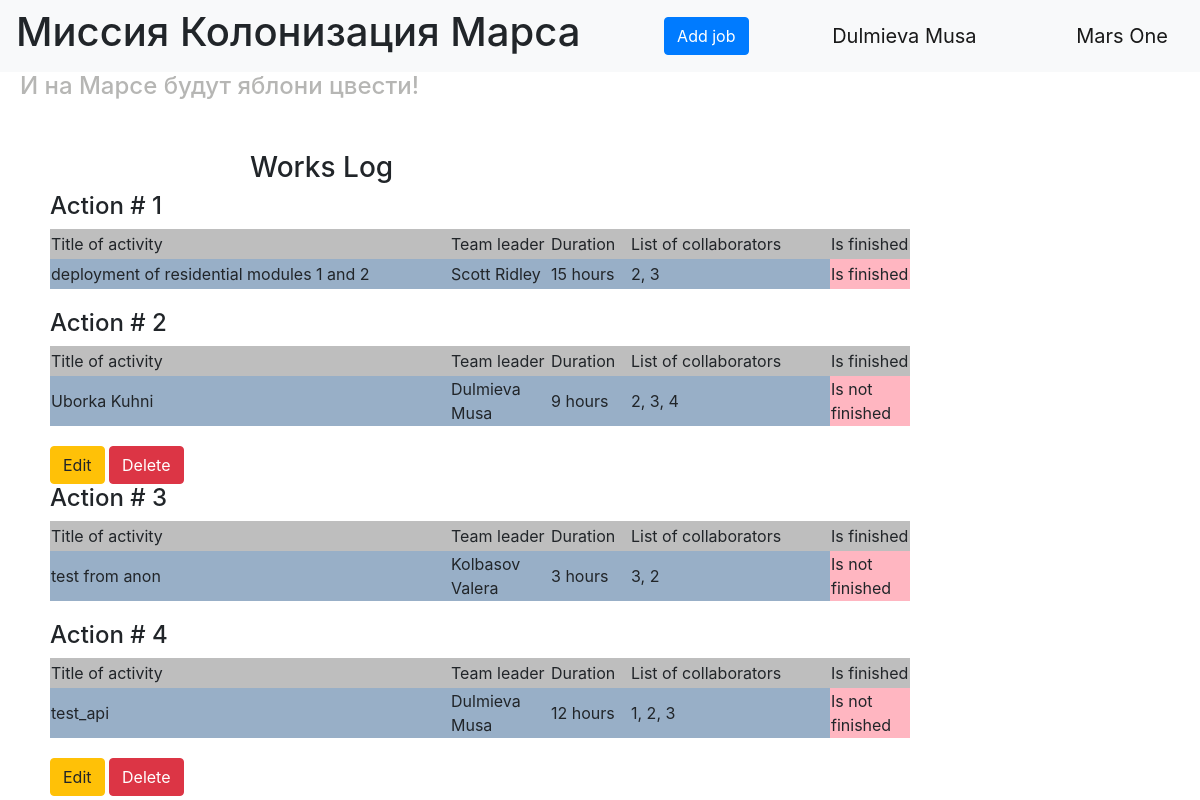
The app's page / (signed in) with its own data.
### data/new_user.py (models this page shows, shortened)
class User(SqlAlchemyBase, UserMixin):
    __tablename__ = 'users'
    id = sqlalchemy.Column(sqlalchemy.Integer,
                           primary_key=True, autoincrement=True)
    surname = sqlalchemy.Column(sqlalchemy.String, nullable=True)
    name = sqlalchemy.Column(sqlalchemy.String, nullable=True)
    age = sqlalchemy.Column(sqlalchemy.Integer, nullable=True)
    position = sqlalchemy.Column(sqlalchemy.String, nullable=True)
    speciality = sqlalchemy.Column(sqlalchemy.String, nullable=True)
    address = sqlalchemy.Column(sqlalchemy.String, nullable=True)
    email = sqlalchemy.Column(sqlalchemy.String, unique=True, nullable=True)
    hashed_password = sqlalchemy.Column(sqlalchemy.String, nullable=True)
    modified_date = sqlalchemy.Column(sqlalchemy.DateTime)

### data/jobs.py (models this page shows)
class Jobs(SqlAlchemyBase, SerializerMixin):
    __tablename__ = 'jobs'
    id = sqlalchemy.Column(sqlalchemy.Integer,
                           primary_key=True, autoincrement=True)
    team_leader = sqlalchemy.Column(sqlalchemy.Integer,
                                    sqlalchemy.ForeignKey("users.id"))
    job = sqlalchemy.Column(sqlalchemy.String, nullable=True)
    work_size = sqlalchemy.Column(sqlalchemy.Integer, nullable=True)
    collaborators = sqlalchemy.Column(sqlalchemy.String, nullable=True)
    start_date = sqlalchemy.Column(sqlalchemy.DateTime, default=datetime.datetime.now)
    end_date = sqlalchemy.Column(sqlalchemy.DateTime)
    is_finished = sqlalchemy.Column(sqlalchemy.Boolean, default=True)

### main_old.py (the view)
@app.route("/")
def index():
    jobs = []
    for job in db_sess.query(Jobs).all():
        user = db_sess.query(User).filter(User.id == job.team_leader).first()
        name = user.surname + ' ' + user.name
        jobs.append((job.job, name, f'{job.work_size} hours', job.collaborators,
                     'Is finished' if job.is_finished else 'Is not finished',
                     current_user.is_authenticated and (job.team_leader == current_user.id or current_user.id == 1),
                     job.id))
    return render_template("index.html", style=url_for('static', filename='css/style.css'), jobs=jobs)

### data/db_session.py (called while the page is built)
def create_session() -> Session:
    global __factory
    return __factory()

### main_old.py (called while the page is built)
@login_manager.user_loader
def load_user(user_id):
    db_sess = db_session.create_session()
    return db_sess.query(User).get(user_id)

### templates/index.html
{% extends "base.html" %}
{% block content %}
<div class="main_content">
    <h3 class="works_log">Works Log</h3>
    {% for job in jobs %}
        <h4>Action # {{loop.index}}</h4>
        <table class="job_table">
            <tr class="cap">
                <td width="400px" height="20px">Title of activity</td>
                <td width="100px" height="20px">Team leader</td>
                <td width="80px" height="20px">Duration</td>
                <td width="200px" height="20px">List of collaborators</td>
                <td width="80px" height="30px">Is finished</td>
            </tr>
            <tr class="info">
                <td width="400px" height="20px">{{job[0]}}</td>
                <td width="100px" height="20px">{{job[1]}}</td>
                <td width="80px" height="20px">{{job[2]}}</td>
                <td width="200px" height="20px">{{job[3]}}</td>
                <td width="80px" height="30px" class="is_finished_info">{{job[4]}}</td>
            </tr>
        </table>
        {% if job[5] %}
            <div>
                <a href="/editjob/{{ job[6] }}" class="btn btn-warning">
                    Edit
                </a>
                <a href="/deletejob/{{ job[6] }}" class="btn btn-danger">
                    Delete
                </a>
            </div>
        {% endif %}
    {% endfor %}
</div>
{% endblock %}
{% block style_block %}
<link href={{style}} rel="stylesheet" type="text/css">
{% endblock %}

### templates/base.html (shortened to what this page needs)
<!doctype html>
<html lang="en">
<head>
    <link rel="stylesheet"
          href="https://stackpath.bootstrapcdn.com/bootstrap/4.4.1/css/bootstrap.min.css"
>
    {% block style_block %}{% endblock %}
</head>
<body>
    <nav class="navbar navbar-light bg-light">
        <H1>Миссия Колонизация Марса</H1>
        {% if current_user.is_authenticated %}
            <p>
                <a class="btn btn-primary " href="/addjob">Add job</a>
            </p>
            <a class="navbar-brand" href="/logout">{{ current_user.surname }} {{ current_user.name }}</a>
        {% else %}
            <p>
                <a class="btn btn-primary " href="/register">Зарегистрироваться</a>
                <a class="btn btn-success" href="/login">Войти</a>
            </p>
        {% endif %}
        <a class="navbar-brand" href="/">Mars One</a>
    </nav>
    <H4 class="apple">И на Марсе будут яблони цвести!</H4>
    {% block content %}{% endblock %}
</body>
</html>

### static/css/style.css (style rules this page uses)
.works_log { margin-left: 200px; }
.main_content { margin-left: 50px; margin-top: 50px; }
.cap { background-color: #BEBEBE; }
.apple { margin-left: 20px; color: #B6B6B4; }
.info { background-color: #98AFC7; }
.is_finished_info { background-color: #ffb6c1; }
.job_table { margin-bottom: 20px; }
p { margin-bottom: 1px; }

### records on screen
User: surname "Dulmieva", name "Musa"
Jobs: job "deployment of residential modules 1 and 2", job "Scott Ridley", job "15 hours", collaborators "2, 3", job "Is finished"
Jobs: job "Uborka Kuhni", job "Dulmieva Musa", job "9 hours", collaborators "2, 3, 4", job "Is not finished"
Jobs: job "test from anon", job "Kolbasov Valera", job "3 hours", collaborators "3, 2", job "Is not finished"
Jobs: job "test_api", job "Dulmieva Musa", job "12 hours", collaborators "1, 2, 3", job "Is not finished"
